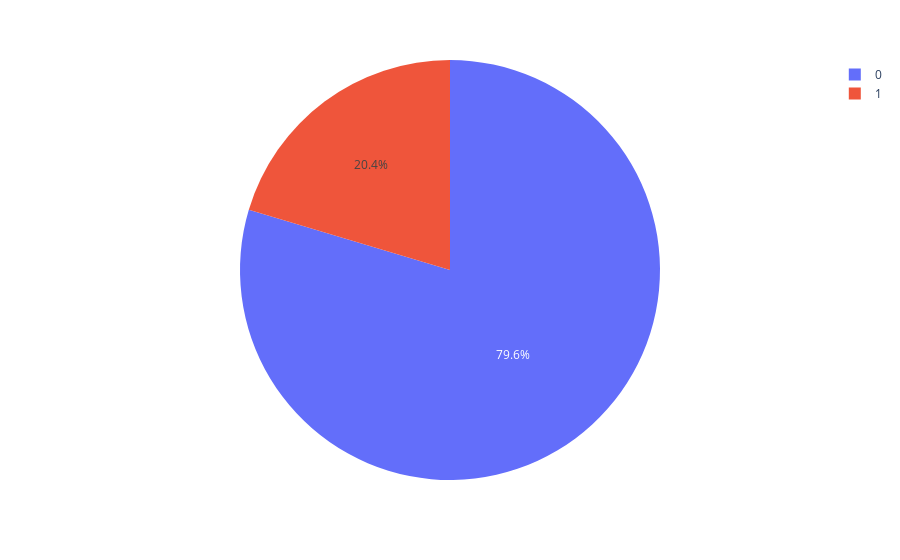

Write notebook code for a chart like this one.
### Code cell
ex.pie(data,names='churn')

### Figure 1 — Plotly figure (JSON) as saved in the notebook; plotly's stock layout.template omitted (floating-point values rounded to 4 significant figures; data arrays with more than 128 entries replaced by an {"elided": "..."} marker saying what was removed)
{"data": [{"domain": {"x": [0, 1], "y": [0, 1]}, "hovertemplate": "churn=%{label}<extra></extra>", "labels": {"elided": "10000 int values"}, "legendgroup": "", "name": "", "showlegend": true, "type": "pie"}], "layout": {"legend": {"tracegroupgap": 0}, "margin": {"t": 60}}}
